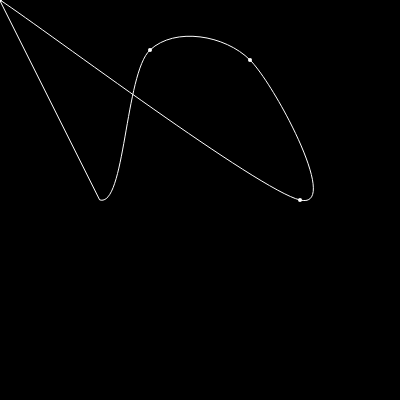
Frame 1 (no input)
Frame 60 (no input): identical to frame 1, image omitted
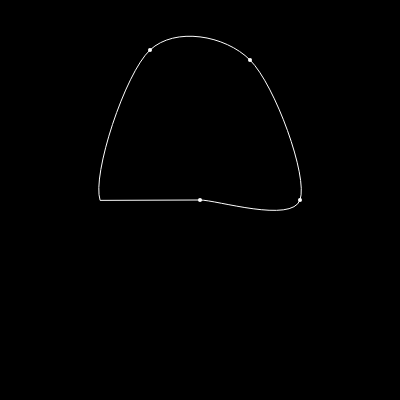
Frame 120 (the mouse pressed at the canvas centre since frame 60)

The p5.js sketch that drew these frames (run headless with seeded random() and noise() and a simulated clock; from frame 60 on, the mouse is pressed at the canvas centre):

// p5.js sketch
// ── sketch.js
function setup() {
  createCanvas(400, 400);
  angleMode(DEGREES);
}

function draw() {
  background(0);
  stroke(255);
  noFill();

  strokeWeight(4);
  point(mouseX, mouseY);
  point(150, 50);
  point(250, 60);
  point(300, 200);
  strokeWeight(1);

  beginShape();

  let spacing = map(mouseX, 0, width, 5, 100);
  // for (let a = 0; a < 360; a += spacing) {
  //   let x = 100 * sin(a) + 200;
  //   let y = 100 * cos(a) + 200;
  //   vertex(x, y);
  // }

  curveVertex(mouseX, mouseY);
  curveVertex(100, 200);
  curveVertex(150, 50);
  curveVertex(250, 60);
  curveVertex(300, 200);
  endShape(CLOSE);
}
